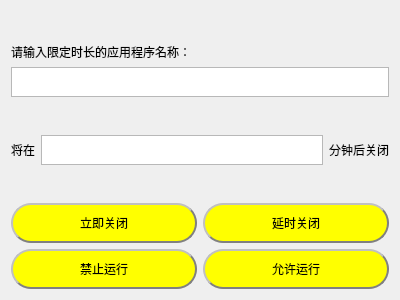
<?xml version="1.0" encoding="UTF-8"?>
<ui version="4.0">
 <class>Dialog3</class>
 <widget class="QDialog" name="Dialog3">
  <property name="geometry">
   <rect>
    <x>0</x>
    <y>0</y>
    <width>400</width>
    <height>300</height>
   </rect>
  </property>
  <property name="windowTitle">
   <string>Dialog</string>
  </property>
  <layout class="QVBoxLayout" name="verticalLayout_2">
   <item>
    <spacer name="verticalSpacer_3">
     <property name="orientation">
      <enum>Qt::Vertical</enum>
     </property>
     <property name="sizeHint" stdset="0">
      <size>
       <width>20</width>
       <height>40</height>
      </size>
     </property>
    </spacer>
   </item>
   <item>
    <widget class="QLabel" name="label">
     <property name="styleSheet">
      <string notr="true">font: 15pt &quot;华文琥珀&quot;;</string>
     </property>
     <property name="text">
      <string>请输入限定时长的应用程序名称：</string>
     </property>
    </widget>
   </item>
   <item>
    <widget class="QTextEdit" name="textEdit">
     <property name="minimumSize">
      <size>
       <width>0</width>
       <height>0</height>
      </size>
     </property>
     <property name="maximumSize">
      <size>
       <width>16777215</width>
       <height>30</height>
      </size>
     </property>
    </widget>
   </item>
   <item>
    <spacer name="verticalSpacer_2">
     <property name="orientation">
      <enum>Qt::Vertical</enum>
     </property>
     <property name="sizeHint" stdset="0">
      <size>
       <width>20</width>
       <height>40</height>
      </size>
     </property>
    </spacer>
   </item>
   <item>
    <layout class="QHBoxLayout" name="horizontalLayout">
     <item>
      <widget class="QLabel" name="label_2">
       <property name="styleSheet">
        <string notr="true">font: 15pt &quot;华文琥珀&quot;;</string>
       </property>
       <property name="text">
        <string>将在</string>
       </property>
      </widget>
     </item>
     <item>
      <widget class="QTextEdit" name="textEdit_2">
       <property name="maximumSize">
        <size>
         <width>16777215</width>
         <height>30</height>
        </size>
       </property>
      </widget>
     </item>
     <item>
      <widget class="QLabel" name="label_3">
       <property name="styleSheet">
        <string notr="true">font: 15pt &quot;华文琥珀&quot;;</string>
       </property>
       <property name="text">
        <string>分钟后关闭</string>
       </property>
      </widget>
     </item>
    </layout>
   </item>
   <item>
    <spacer name="verticalSpacer">
     <property name="orientation">
      <enum>Qt::Vertical</enum>
     </property>
     <property name="sizeType">
      <enum>QSizePolicy::Maximum</enum>
     </property>
     <property name="sizeHint" stdset="0">
      <size>
       <width>20</width>
       <height>40</height>
      </size>
     </property>
    </spacer>
   </item>
   <item>
    <layout class="QHBoxLayout" name="horizontalLayout_2">
     <item>
      <widget class="QPushButton" name="pushButton">
       <property name="minimumSize">
        <size>
         <width>0</width>
         <height>40</height>
        </size>
       </property>
       <property name="styleSheet">
        <string notr="true">QPushButton{background-color: rgb(255, 255, 0);border:2px groove gray;border-radius:20px;padding:2px 4px;border-style: outset;font: 16pt &quot;华文琥珀&quot;;}
QPushButton:hover{background-color:rgb(229, 241, 251); color: black;}
QPushButton:pressed{background-color:rgb(204, 228, 247);border-style: inset;}
</string>
       </property>
       <property name="text">
        <string>立即关闭</string>
       </property>
      </widget>
     </item>
     <item>
      <widget class="QPushButton" name="pushButton_2">
       <property name="minimumSize">
        <size>
         <width>0</width>
         <height>40</height>
        </size>
       </property>
       <property name="styleSheet">
        <string notr="true">QPushButton{background-color: rgb(255, 255, 0);border:2px groove gray;border-radius:20px;padding:2px 4px;border-style: outset;font: 16pt &quot;华文琥珀&quot;;}
QPushButton:hover{background-color:rgb(229, 241, 251); color: black;}
QPushButton:pressed{background-color:rgb(204, 228, 247);border-style: inset;}
</string>
       </property>
       <property name="text">
        <string>延时关闭</string>
       </property>
      </widget>
     </item>
    </layout>
   </item>
   <item>
    <layout class="QHBoxLayout" name="horizontalLayout_3">
     <item>
      <widget class="QPushButton" name="pushButton_3">
       <property name="minimumSize">
        <size>
         <width>0</width>
         <height>40</height>
        </size>
       </property>
       <property name="styleSheet">
        <string notr="true">QPushButton{background-color: rgb(255, 255, 0);border:2px groove gray;border-radius:20px;padding:2px 4px;border-style: outset;font: 16pt &quot;华文琥珀&quot;;}
QPushButton:hover{background-color:rgb(229, 241, 251); color: black;}
QPushButton:pressed{background-color:rgb(204, 228, 247);border-style: inset;}
</string>
       </property>
       <property name="text">
        <string>禁止运行</string>
       </property>
      </widget>
     </item>
     <item>
      <widget class="QPushButton" name="pushButton_4">
       <property name="minimumSize">
        <size>
         <width>0</width>
         <height>40</height>
        </size>
       </property>
       <property name="styleSheet">
        <string notr="true">QPushButton{background-color: rgb(255, 255, 0);border:2px groove gray;border-radius:20px;padding:2px 4px;border-style: outset;font: 16pt &quot;华文琥珀&quot;;}
QPushButton:hover{background-color:rgb(229, 241, 251); color: black;}
QPushButton:pressed{background-color:rgb(204, 228, 247);border-style: inset;}
</string>
       </property>
       <property name="text">
        <string>允许运行</string>
       </property>
      </widget>
     </item>
    </layout>
   </item>
  </layout>
 </widget>
 <resources/>
 <connections/>
</ui>
